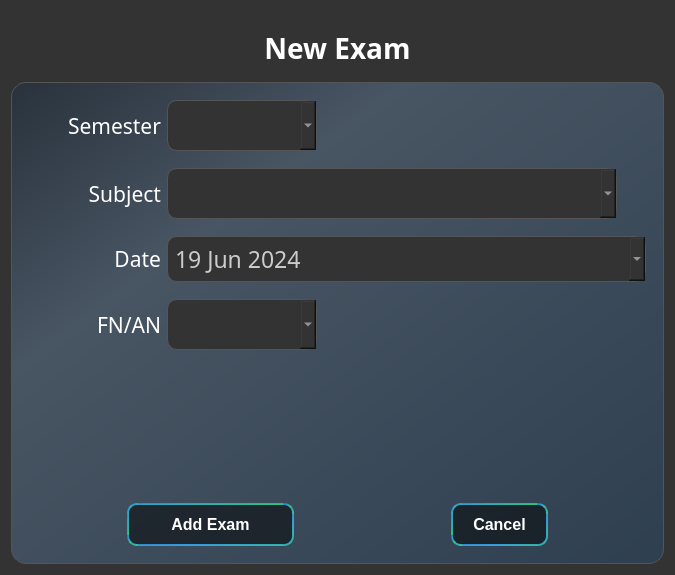
<?xml version="1.0" encoding="UTF-8"?>
<ui version="4.0">
 <class>Newqns</class>
 <widget class="QDialog" name="Newqns">
  <property name="geometry">
   <rect>
    <x>0</x>
    <y>0</y>
    <width>675</width>
    <height>575</height>
   </rect>
  </property>
  <property name="windowTitle">
   <string>New Question</string>
  </property>
  <property name="windowIcon">
   <iconset resource="icon.qrc">
    <normaloff>:/icons/mainicon.png</normaloff>:/icons/mainicon.png</iconset>
  </property>
  <property name="styleSheet">
   <string notr="true">#Newqns { background-color: #333333;}

QPushButton {
border: 2px solid transparent; 
border-radius: 10px;
background-color: rgba(0, 0, 0, 0.5);
padding: 10px 20px;
font-size: 16px;
font-weight: bold;
color: white;
border-color: qlineargradient(x1: 0, y1: 0, x2: 1, y2: 1, stop: 0 #2980b9, stop: 0.3 #3498db, stop: 1 #2ecc71);
}
QPushButton:hover {
background-color:qlineargradient(x1: 0, y1: 0, x2: 1, y2: 1, stop: 0 #2980b9, stop: 0.3 #3498db, stop: 1 #2ecc71);
color: black;
border: 2px solid transparent; 
border-color: black; 
}

QLabel {color: white;}

#Box{ background-color: qlineargradient(x1: 0, y1: 0, x2: 1, y2: 1, stop: 0 #29323c, stop: 0.3 #485563, stop: 1 #2e3f50);
 border-radius: 15px;
    color: #FFFFFF;
    border: 1px solid #555555;
    padding: 20px;}

QLineEdit,QPlainTextEdit,QComboBox,QDateEdit{
    background-color: #333333; /* Dark background */
    color: #CCCCCC; /* Light gray text */
    border: 1px solid #555555;
    border-radius: 10px;
    padding: 5px;
}

QComboBox QAbstractItemView {
    background-color: #333333; /* Dark background */
    color: #FFFFFF; /* White text */
    border: 1px solid #29a19c;
    selection-background-color: #29a19c;
    selection-color: #1e1e1e;
}

QCalendarWidget {
    background-color: #333333; /* Dark background */
    color: #CCCCCC; /* Light gray text */
    border: 1px solid #555555;
    border-radius: 10px;
    padding: 5px;
    font-family: 'Dungeon'; 
    font-size: 14px; 
}

/* Navigation buttons */
QCalendarWidget QToolButton {
    background-color: rgba(0, 0, 0, 0.5); /* Semi-transparent black background */
    color: white;
    border: none;
    height: 25px;
    font-size: 14px;
    font-weight: bold;
    border-radius: 5px;
    border: 1px solid transparent;
    border-color: qlineargradient(x1: 0, y1: 0, x2: 1, y2: 1, stop: 0 #2980b9, stop: 0.3 #3498db, stop: 1 #2ecc71);
}

QCalendarWidget QToolButton:hover {
    background-color: qlineargradient(x1: 0, y1: 0, x2: 1, y2: 1, stop: 0 #2980b9, stop: 0.3 #3498db, stop: 1 #2ecc71); /* Gradient background */
    color: black;
    border: 1px solid transparent;
    border-color: black;
}

/* Month and year navigation buttons */
QCalendarWidget QWidget#qt_calendar_navigationbar {
    background-color: #333333; /* Match the main background */
    border: none;
}

/* Day of the week header */
QCalendarWidget QTableView QHeaderView::section {
    background-color: #555555;
    color: #CCCCCC;
    border: 1px solid #555555;
   font-family: 'Dungeon'; 
    font-size: 14px; 
}

/* Selected date */
QCalendarWidget QAbstractItemView:enabled {
    font-size: 12px; /* Font size of the dates */
    color: #CCCCCC; /* Text color of the dates */
    selection-background-color: #29a19c; /* Selected date background */
    selection-color: #1e1e1e; /* Selected date text color */
   font-family: 'Dungeon'; 
    font-size: 14px; 
}

/* General dates */
QCalendarWidget QTableView {
    background-color: #333333;
    border: 1px solid #555555;
    alternate-background-color: #3b3b3b;
     font-family: 'Dungeon'; 
    font-size: 14px;  
}

/* The month view navigation buttons (left, right, month, year) */
QCalendarWidget QToolButton::menu-indicator {
    image: none;
}

QCalendarWidget QToolButton::down-arrow {
    image: none;
}

/* Year and month selector */
QCalendarWidget QSpinBox {
    background-color: #333333; /* Match the main background */
    color: #CCCCCC; /* Light gray text */
    border: 1px solid #555555;
    font-family: 'Dungeon'; 
    font-size: 14px;  
}

QCalendarWidget QSpinBox::up-button, QCalendarWidget QSpinBox::down-button {
    background-color: #333333;
    subcontrol-origin: border;
}

QCalendarWidget QSpinBox::up-button:hover, QCalendarWidget QSpinBox::down-button:hover {
    background-color: #29a19c;
}

/* Menu for month selection */
QCalendarWidget QMenu {
    background-color: #333333; /* Dark background */
    color: #CCCCCC; /* Light gray text */
    border: 1px solid #555555;
    font-family: 'Dungeon'; 
    font-size: 14px; 
}</string>
  </property>
  <layout class="QVBoxLayout" name="verticalLayout_2">
   <item>
    <widget class="QWidget" name="widget_2" native="true">
     <property name="minimumSize">
      <size>
       <width>0</width>
       <height>65</height>
      </size>
     </property>
     <property name="maximumSize">
      <size>
       <width>16777215</width>
       <height>55</height>
      </size>
     </property>
     <layout class="QHBoxLayout" name="horizontalLayout">
      <item>
       <widget class="QLabel" name="label_5">
        <property name="maximumSize">
         <size>
          <width>16777215</width>
          <height>75</height>
         </size>
        </property>
        <property name="font">
         <font>
          <family>Dungeon</family>
          <pointsize>21</pointsize>
          <weight>75</weight>
          <bold>true</bold>
         </font>
        </property>
        <property name="text">
         <string>New Exam</string>
        </property>
        <property name="alignment">
         <set>Qt::AlignCenter</set>
        </property>
       </widget>
      </item>
     </layout>
    </widget>
   </item>
   <item>
    <widget class="QWidget" name="Box" native="true">
     <layout class="QVBoxLayout" name="verticalLayout">
      <item>
       <widget class="QWidget" name="widget" native="true">
        <property name="maximumSize">
         <size>
          <width>16777215</width>
          <height>616</height>
         </size>
        </property>
        <layout class="QFormLayout" name="formLayout">
         <property name="verticalSpacing">
          <number>17</number>
         </property>
         <item row="0" column="0">
          <widget class="QLabel" name="label_2">
           <property name="minimumSize">
            <size>
             <width>132</width>
             <height>0</height>
            </size>
           </property>
           <property name="font">
            <font>
             <family>Orbitron</family>
             <pointsize>16</pointsize>
            </font>
           </property>
           <property name="text">
            <string>Semester</string>
           </property>
           <property name="alignment">
            <set>Qt::AlignRight|Qt::AlignTrailing|Qt::AlignVCenter</set>
           </property>
          </widget>
         </item>
         <item row="0" column="1">
          <widget class="QComboBox" name="comboBox_2">
           <property name="minimumSize">
            <size>
             <width>0</width>
             <height>30</height>
            </size>
           </property>
           <property name="maximumSize">
            <size>
             <width>150</width>
             <height>16777215</height>
            </size>
           </property>
           <property name="font">
            <font>
             <family>Agency FB</family>
             <pointsize>20</pointsize>
            </font>
           </property>
          </widget>
         </item>
         <item row="2" column="0">
          <widget class="QLabel" name="label_6">
           <property name="minimumSize">
            <size>
             <width>132</width>
             <height>0</height>
            </size>
           </property>
           <property name="font">
            <font>
             <family>Orbitron</family>
             <pointsize>16</pointsize>
            </font>
           </property>
           <property name="text">
            <string>Subject</string>
           </property>
           <property name="alignment">
            <set>Qt::AlignRight|Qt::AlignTrailing|Qt::AlignVCenter</set>
           </property>
          </widget>
         </item>
         <item row="2" column="1">
          <widget class="QComboBox" name="comboBox_3">
           <property name="minimumSize">
            <size>
             <width>0</width>
             <height>30</height>
            </size>
           </property>
           <property name="maximumSize">
            <size>
             <width>450</width>
             <height>16777215</height>
            </size>
           </property>
           <property name="font">
            <font>
             <family>Agency FB</family>
             <pointsize>20</pointsize>
            </font>
           </property>
          </widget>
         </item>
         <item row="4" column="0">
          <widget class="QLabel" name="label_3">
           <property name="minimumSize">
            <size>
             <width>132</width>
             <height>0</height>
            </size>
           </property>
           <property name="font">
            <font>
             <family>Orbitron</family>
             <pointsize>16</pointsize>
            </font>
           </property>
           <property name="text">
            <string>Date</string>
           </property>
           <property name="alignment">
            <set>Qt::AlignRight|Qt::AlignTrailing|Qt::AlignVCenter</set>
           </property>
          </widget>
         </item>
         <item row="4" column="1">
          <widget class="QDateEdit" name="dateEdit">
           <property name="font">
            <font>
             <family>Digital-7 Mono</family>
             <pointsize>17</pointsize>
            </font>
           </property>
           <property name="minimumDate">
            <date>
             <year>2024</year>
             <month>6</month>
             <day>19</day>
            </date>
           </property>
           <property name="currentSection">
            <enum>QDateTimeEdit::MonthSection</enum>
           </property>
           <property name="calendarPopup">
            <bool>true</bool>
           </property>
           <property name="date">
            <date>
             <year>2024</year>
             <month>6</month>
             <day>19</day>
            </date>
           </property>
          </widget>
         </item>
         <item row="5" column="0">
          <widget class="QLabel" name="label_4">
           <property name="minimumSize">
            <size>
             <width>132</width>
             <height>0</height>
            </size>
           </property>
           <property name="font">
            <font>
             <family>Orbitron</family>
             <pointsize>16</pointsize>
            </font>
           </property>
           <property name="text">
            <string>FN/AN</string>
           </property>
           <property name="alignment">
            <set>Qt::AlignRight|Qt::AlignTrailing|Qt::AlignVCenter</set>
           </property>
          </widget>
         </item>
         <item row="5" column="1">
          <widget class="QComboBox" name="comboBox_4">
           <property name="minimumSize">
            <size>
             <width>0</width>
             <height>30</height>
            </size>
           </property>
           <property name="maximumSize">
            <size>
             <width>150</width>
             <height>16777215</height>
            </size>
           </property>
           <property name="font">
            <font>
             <family>Agency FB</family>
             <pointsize>20</pointsize>
            </font>
           </property>
          </widget>
         </item>
        </layout>
       </widget>
      </item>
      <item alignment="Qt::AlignBottom">
       <widget class="QWidget" name="widget_3" native="true">
        <layout class="QHBoxLayout" name="horizontalLayout_2">
         <property name="topMargin">
          <number>0</number>
         </property>
         <item>
          <widget class="QPushButton" name="Addqns">
           <property name="maximumSize">
            <size>
             <width>167</width>
             <height>16777215</height>
            </size>
           </property>
           <property name="text">
            <string>Add Exam</string>
           </property>
          </widget>
         </item>
         <item>
          <widget class="QDialogButtonBox" name="buttonBox">
           <property name="maximumSize">
            <size>
             <width>150</width>
             <height>16777215</height>
            </size>
           </property>
           <property name="orientation">
            <enum>Qt::Horizontal</enum>
           </property>
           <property name="standardButtons">
            <set>QDialogButtonBox::Cancel</set>
           </property>
          </widget>
         </item>
        </layout>
       </widget>
      </item>
     </layout>
    </widget>
   </item>
  </layout>
 </widget>
 <resources>
  <include location="icon.qrc"/>
 </resources>
 <connections/>
</ui>
